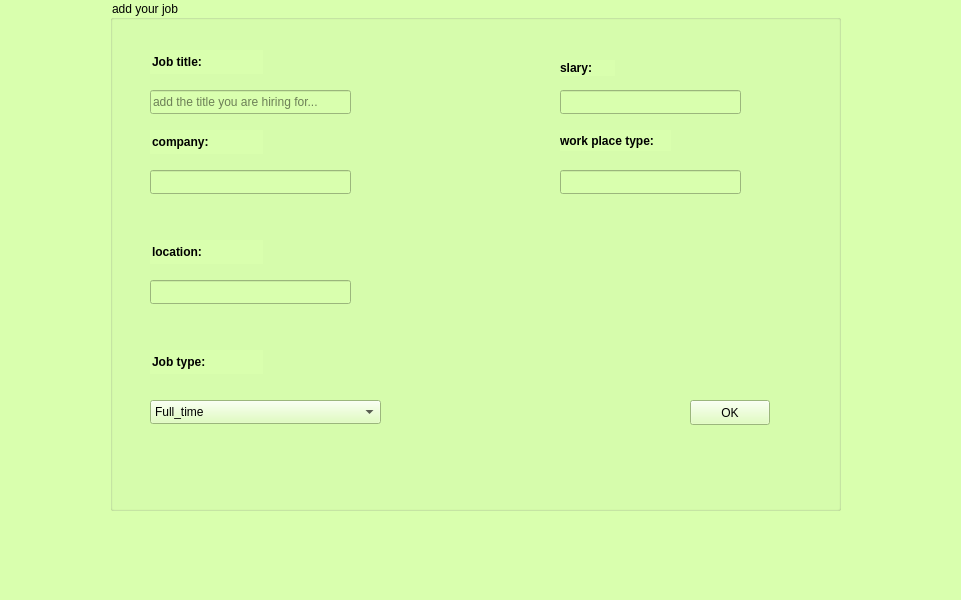
<?xml version="1.0" encoding="UTF-8"?>
<ui version="4.0">
 <class>addJob</class>
 <widget class="QMainWindow" name="addJob">
  <property name="geometry">
   <rect>
    <x>0</x>
    <y>0</y>
    <width>961</width>
    <height>600</height>
   </rect>
  </property>
  <property name="windowTitle">
   <string>MainWindow</string>
  </property>
  <property name="styleSheet">
   <string notr="true">color: rgb(0, 0, 0);
background-image: url(:/new/prefix1/log in 1.jpg);
background-color: rgb(217, 255, 174);</string>
  </property>
  <widget class="QWidget" name="centralwidget">
   <widget class="QGroupBox" name="groupBox">
    <property name="geometry">
     <rect>
      <x>110</x>
      <y>0</y>
      <width>731</width>
      <height>511</height>
     </rect>
    </property>
    <property name="title">
     <string>add your job</string>
    </property>
    <widget class="QLineEdit" name="lineEdit">
     <property name="geometry">
      <rect>
       <x>40</x>
       <y>90</y>
       <width>201</width>
       <height>24</height>
      </rect>
     </property>
     <property name="placeholderText">
      <string>add the title you are hiring for...</string>
     </property>
    </widget>
    <widget class="QLineEdit" name="lineEdit_2">
     <property name="geometry">
      <rect>
       <x>40</x>
       <y>50</y>
       <width>113</width>
       <height>24</height>
      </rect>
     </property>
     <property name="font">
      <font>
       <weight>75</weight>
       <bold>true</bold>
      </font>
     </property>
     <property name="text">
      <string>Job title:</string>
     </property>
     <property name="frame">
      <bool>false</bool>
     </property>
    </widget>
    <widget class="QLineEdit" name="lineEdit_3">
     <property name="geometry">
      <rect>
       <x>40</x>
       <y>170</y>
       <width>201</width>
       <height>24</height>
      </rect>
     </property>
    </widget>
    <widget class="QLineEdit" name="lineEdit_5">
     <property name="geometry">
      <rect>
       <x>40</x>
       <y>280</y>
       <width>201</width>
       <height>24</height>
      </rect>
     </property>
    </widget>
    <widget class="QLineEdit" name="lineEdit_7">
     <property name="geometry">
      <rect>
       <x>40</x>
       <y>130</y>
       <width>113</width>
       <height>24</height>
      </rect>
     </property>
     <property name="font">
      <font>
       <weight>75</weight>
       <bold>true</bold>
      </font>
     </property>
     <property name="text">
      <string>company:</string>
     </property>
     <property name="frame">
      <bool>false</bool>
     </property>
    </widget>
    <widget class="QLineEdit" name="lineEdit_9">
     <property name="geometry">
      <rect>
       <x>40</x>
       <y>240</y>
       <width>113</width>
       <height>24</height>
      </rect>
     </property>
     <property name="font">
      <font>
       <weight>75</weight>
       <bold>true</bold>
      </font>
     </property>
     <property name="text">
      <string>location:</string>
     </property>
     <property name="frame">
      <bool>false</bool>
     </property>
    </widget>
    <widget class="QLineEdit" name="lineEdit_10">
     <property name="geometry">
      <rect>
       <x>40</x>
       <y>350</y>
       <width>113</width>
       <height>24</height>
      </rect>
     </property>
     <property name="font">
      <font>
       <weight>75</weight>
       <bold>true</bold>
      </font>
     </property>
     <property name="text">
      <string>Job type:</string>
     </property>
     <property name="frame">
      <bool>false</bool>
     </property>
    </widget>
    <widget class="QComboBox" name="comboBox_2">
     <property name="geometry">
      <rect>
       <x>40</x>
       <y>400</y>
       <width>231</width>
       <height>24</height>
      </rect>
     </property>
     <item>
      <property name="text">
       <string>Full_time</string>
      </property>
     </item>
     <item>
      <property name="text">
       <string>Part time</string>
      </property>
     </item>
    </widget>
    <widget class="QPushButton" name="pushButton">
     <property name="geometry">
      <rect>
       <x>580</x>
       <y>400</y>
       <width>80</width>
       <height>25</height>
      </rect>
     </property>
     <property name="text">
      <string>OK</string>
     </property>
    </widget>
    <widget class="QLabel" name="label">
     <property name="geometry">
      <rect>
       <x>450</x>
       <y>60</y>
       <width>55</width>
       <height>16</height>
      </rect>
     </property>
     <property name="font">
      <font>
       <weight>75</weight>
       <bold>true</bold>
      </font>
     </property>
     <property name="text">
      <string>slary:</string>
     </property>
    </widget>
    <widget class="QLineEdit" name="lineEdit_4">
     <property name="geometry">
      <rect>
       <x>450</x>
       <y>90</y>
       <width>181</width>
       <height>24</height>
      </rect>
     </property>
    </widget>
    <widget class="QLabel" name="label_2">
     <property name="geometry">
      <rect>
       <x>450</x>
       <y>130</y>
       <width>111</width>
       <height>21</height>
      </rect>
     </property>
     <property name="font">
      <font>
       <weight>75</weight>
       <bold>true</bold>
      </font>
     </property>
     <property name="text">
      <string>work place type:</string>
     </property>
    </widget>
    <widget class="QLineEdit" name="lineEdit_6">
     <property name="geometry">
      <rect>
       <x>450</x>
       <y>170</y>
       <width>181</width>
       <height>24</height>
      </rect>
     </property>
    </widget>
   </widget>
  </widget>
  <widget class="QMenuBar" name="menubar">
   <property name="geometry">
    <rect>
     <x>0</x>
     <y>0</y>
     <width>961</width>
     <height>25</height>
    </rect>
   </property>
  </widget>
  <widget class="QStatusBar" name="statusbar"/>
 </widget>
 <resources/>
 <connections/>
</ui>
